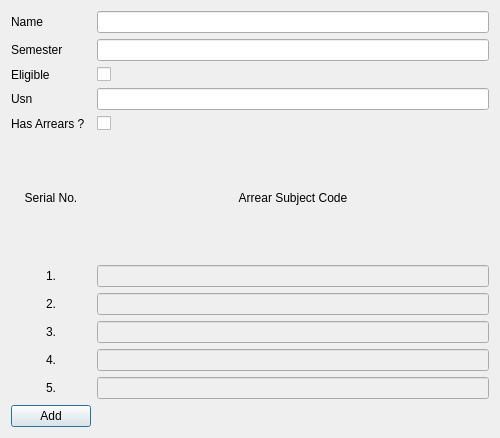
<?xml version="1.0" encoding="UTF-8"?>
<ui version="4.0">
 <class>Dialog</class>
 <widget class="QDialog" name="Dialog">
  <property name="geometry">
   <rect>
    <x>0</x>
    <y>0</y>
    <width>500</width>
    <height>438</height>
   </rect>
  </property>
  <property name="windowTitle">
   <string>Add a Student to Database</string>
  </property>
  <layout class="QGridLayout" name="gridLayout">
   <item row="0" column="0">
    <widget class="QLabel" name="label">
     <property name="text">
      <string>Name</string>
     </property>
    </widget>
   </item>
   <item row="0" column="1">
    <widget class="QLineEdit" name="name_lineEdit"/>
   </item>
   <item row="1" column="0">
    <widget class="QLabel" name="label_2">
     <property name="text">
      <string>Semester</string>
     </property>
    </widget>
   </item>
   <item row="1" column="1">
    <widget class="QLineEdit" name="semester_lineEdit"/>
   </item>
   <item row="2" column="0">
    <widget class="QLabel" name="label_3">
     <property name="text">
      <string>Eligible</string>
     </property>
    </widget>
   </item>
   <item row="2" column="1">
    <widget class="QCheckBox" name="eligible_checkBox">
     <property name="text">
      <string/>
     </property>
    </widget>
   </item>
   <item row="3" column="0">
    <widget class="QLabel" name="label_4">
     <property name="text">
      <string>Usn</string>
     </property>
    </widget>
   </item>
   <item row="3" column="1">
    <widget class="QLineEdit" name="usn_lineEdit"/>
   </item>
   <item row="4" column="0">
    <widget class="QLabel" name="label_5">
     <property name="text">
      <string>Has Arrears ?</string>
     </property>
    </widget>
   </item>
   <item row="4" column="1">
    <widget class="QCheckBox" name="hasArrears_checkBox">
     <property name="text">
      <string/>
     </property>
    </widget>
   </item>
   <item row="5" column="0">
    <widget class="QLabel" name="label_12">
     <property name="text">
      <string>Serial No.</string>
     </property>
     <property name="alignment">
      <set>Qt::AlignCenter</set>
     </property>
    </widget>
   </item>
   <item row="5" column="1">
    <widget class="QLabel" name="label_11">
     <property name="layoutDirection">
      <enum>Qt::LeftToRight</enum>
     </property>
     <property name="text">
      <string>Arrear Subject Code</string>
     </property>
     <property name="alignment">
      <set>Qt::AlignCenter</set>
     </property>
    </widget>
   </item>
   <item row="6" column="0">
    <widget class="QLabel" name="label_6">
     <property name="text">
      <string>1.</string>
     </property>
     <property name="alignment">
      <set>Qt::AlignCenter</set>
     </property>
    </widget>
   </item>
   <item row="6" column="1">
    <widget class="QLineEdit" name="arrear1_lineEdit">
     <property name="enabled">
      <bool>false</bool>
     </property>
    </widget>
   </item>
   <item row="7" column="0">
    <widget class="QLabel" name="label_7">
     <property name="text">
      <string>2.</string>
     </property>
     <property name="alignment">
      <set>Qt::AlignCenter</set>
     </property>
    </widget>
   </item>
   <item row="7" column="1">
    <widget class="QLineEdit" name="arrear2_lineEdit">
     <property name="enabled">
      <bool>false</bool>
     </property>
    </widget>
   </item>
   <item row="8" column="0">
    <widget class="QLabel" name="label_8">
     <property name="text">
      <string>3.</string>
     </property>
     <property name="alignment">
      <set>Qt::AlignCenter</set>
     </property>
    </widget>
   </item>
   <item row="8" column="1">
    <widget class="QLineEdit" name="arrear3_lineEdit">
     <property name="enabled">
      <bool>false</bool>
     </property>
    </widget>
   </item>
   <item row="9" column="0">
    <widget class="QLabel" name="label_9">
     <property name="text">
      <string>4.</string>
     </property>
     <property name="alignment">
      <set>Qt::AlignCenter</set>
     </property>
    </widget>
   </item>
   <item row="9" column="1">
    <widget class="QLineEdit" name="arrear4_lineEdit">
     <property name="enabled">
      <bool>false</bool>
     </property>
    </widget>
   </item>
   <item row="10" column="0">
    <widget class="QLabel" name="label_10">
     <property name="text">
      <string>5.</string>
     </property>
     <property name="alignment">
      <set>Qt::AlignCenter</set>
     </property>
    </widget>
   </item>
   <item row="10" column="1">
    <widget class="QLineEdit" name="arrear5_lineEdit">
     <property name="enabled">
      <bool>false</bool>
     </property>
    </widget>
   </item>
   <item row="11" column="0">
    <widget class="QPushButton" name="add_pushButton">
     <property name="text">
      <string>Add</string>
     </property>
    </widget>
   </item>
  </layout>
 </widget>
 <resources/>
 <connections>
  <connection>
   <sender>hasArrears_checkBox</sender>
   <signal>clicked(bool)</signal>
   <receiver>arrear1_lineEdit</receiver>
   <slot>setEnabled(bool)</slot>
   <hints>
    <hint type="sourcelabel">
     <x>296</x>
     <y>139</y>
    </hint>
    <hint type="destinationlabel">
     <x>296</x>
     <y>227</y>
    </hint>
   </hints>
  </connection>
  <connection>
   <sender>hasArrears_checkBox</sender>
   <signal>clicked(bool)</signal>
   <receiver>arrear2_lineEdit</receiver>
   <slot>setEnabled(bool)</slot>
   <hints>
    <hint type="sourcelabel">
     <x>296</x>
     <y>139</y>
    </hint>
    <hint type="destinationlabel">
     <x>296</x>
     <y>259</y>
    </hint>
   </hints>
  </connection>
  <connection>
   <sender>hasArrears_checkBox</sender>
   <signal>clicked(bool)</signal>
   <receiver>arrear3_lineEdit</receiver>
   <slot>setEnabled(bool)</slot>
   <hints>
    <hint type="sourcelabel">
     <x>296</x>
     <y>139</y>
    </hint>
    <hint type="destinationlabel">
     <x>296</x>
     <y>291</y>
    </hint>
   </hints>
  </connection>
  <connection>
   <sender>hasArrears_checkBox</sender>
   <signal>clicked(bool)</signal>
   <receiver>arrear4_lineEdit</receiver>
   <slot>setEnabled(bool)</slot>
   <hints>
    <hint type="sourcelabel">
     <x>296</x>
     <y>139</y>
    </hint>
    <hint type="destinationlabel">
     <x>296</x>
     <y>323</y>
    </hint>
   </hints>
  </connection>
  <connection>
   <sender>hasArrears_checkBox</sender>
   <signal>clicked(bool)</signal>
   <receiver>arrear5_lineEdit</receiver>
   <slot>setEnabled(bool)</slot>
   <hints>
    <hint type="sourcelabel">
     <x>296</x>
     <y>139</y>
    </hint>
    <hint type="destinationlabel">
     <x>296</x>
     <y>355</y>
    </hint>
   </hints>
  </connection>
 </connections>
</ui>
